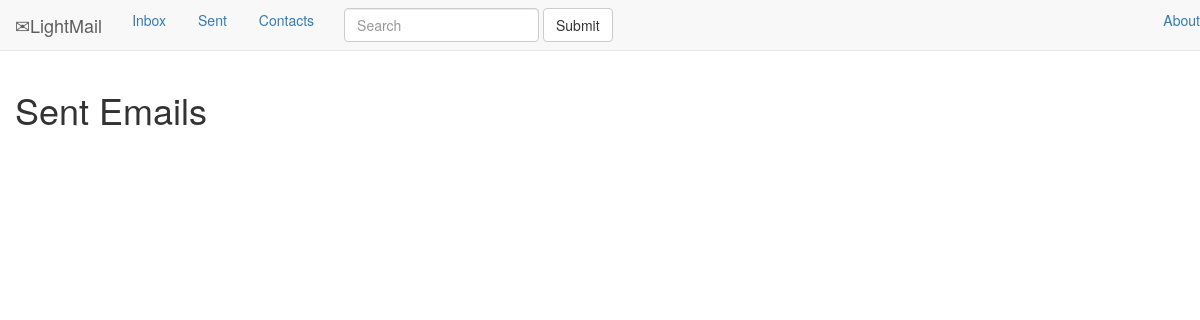
/mail/sent_emails, run on an earlier commit of the app's database.
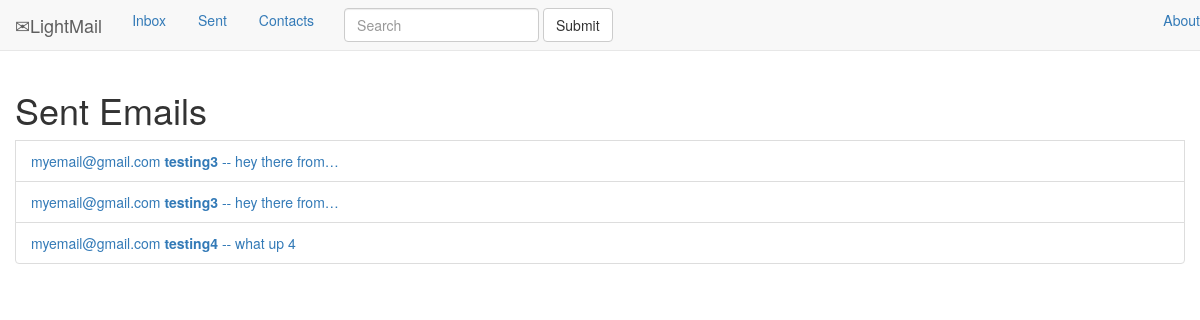
And on a later commit of the database.
### Mail/models.py (models this page shows)
class Email(models.Model):
    date = models.DateTimeField()
    sender = models.CharField(max_length=50)
    receiver = models.CharField(max_length=50)
    subject = models.CharField(max_length=255)
    content = models.TextField()
    is_deleted = models.BooleanField()

### Mail/views.py (the view)
class sent_emails(generic.ListView):
    template_name = 'Mail/sent_emails.html'
    context_object_name = 'sent_emails'
    def get_queryset(self):
        return Email.objects.filter(sender=my_email)

### Mail/templates/Mail/sent_emails.html
{% extends 'Mail/index.html' %}
{% block main_content %}
<h1>
    Sent Emails
</h1>
{% for email in sent_emails %}
    <li class="list-group-item">
        <a href="{% url 'mail:email_detail' email.id %}">
            {{email.sender}} <b>{{email.subject}}</b> -- {{email.content |truncatechars:15 }}
        </a>
    </li>
{% endfor %}
{% endblock %}

### Mail/templates/Mail/index.html (shortened to what this page needs)
{% extends 'Mail/base.html' %}
{% load mail_extras %}

### Mail/templates/Mail/base.html (shortened to what this page needs)
<!DOCTYPE html>
{% load static %}
<html lang="en">
<head>
    <link href="{% static 'Mail/css/bootstrap.min.css' %}" rel="stylesheet">
    <link href="{% static 'Mail/css/styles.css' %}" rel="stylesheet">
</head>
<body>
<div class="container">
    <nav class="navbar navbar-default navbar-fixed-top">
        <div class="navar-header">
            <a class="navbar-brand  glyphicon-envelope" href="#">LightMail</a>
        </div>
        <div class="collapse navbar-collapse" id="bs-example-navbar-collapse-1">
            <ul class="nav nav-pills navbar-left" role="tablist">
                <li><a href="{% url 'mail:index' %}" class="active">Inbox</a></li>
                <li><a href="{% url 'mail:sent_emails' %}">Sent</a></li>
                <li><a href="{% url 'mail:contacts' %}">Contacts</a></li>
                <form class="navbar-form navbar-left" role="search">
                    <div class="form-group">
                        <input type="text" class="form-control" placeholder="Search">
                    </div>
                    <button type="submit" class="btn btn-default">Submit</button>
                </form>
            </ul>
            <ul class="nav nav-pills navbar-right">
                <li><a href="#">About</a></li>
            </ul>
        </div>
    </nav>
    <div class="row">
        <div id="main-content">
            {% block main_content%}
            {% endblock %}
        </div>
    </div>
</div>
</body>
</html>

### Mail/static/Mail/css/styles.css (style rules this page uses)
body { padding-top:70px; }

What changed in the data, as far as the page shows it:
added Email: sender "myemail@gmail.com", subject "testing3", content "hey there from…"
added Email: sender "myemail@gmail.com", subject "testing3", content "hey there from…"
added Email: sender "myemail@gmail.com", subject "testing4", content "what up 4"
